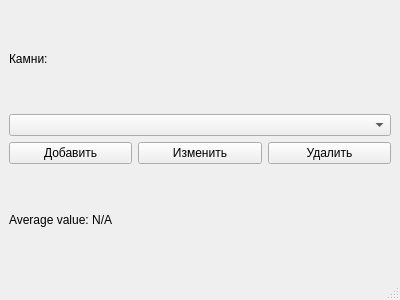
<?xml version="1.0" encoding="UTF-8"?>
<ui version="4.0">
 <class>MainWindow</class>
 <widget class="QMainWindow" name="MainWindow">
  <property name="geometry">
   <rect>
    <x>0</x>
    <y>0</y>
    <width>400</width>
    <height>300</height>
   </rect>
  </property>
  <property name="windowTitle">
   <string>КАМНИ</string>
  </property>
  <widget class="QWidget" name="centralwidget">
   <layout class="QVBoxLayout" name="verticalLayout">
    <item>
     <widget class="QLabel" name="label">
      <property name="text">
       <string>Камни:</string>
      </property>
     </widget>
    </item>
    <item>
     <widget class="QComboBox" name="objectsComboBox"/>
    </item>
    <item>
     <layout class="QHBoxLayout" name="horizontalLayout">
      <item>
       <widget class="QPushButton" name="addButton">
        <property name="text">
         <string>Добавить</string>
        </property>
       </widget>
      </item>
      <item>
       <widget class="QPushButton" name="editButton">
        <property name="text">
         <string>Изменить</string>
        </property>
       </widget>
      </item>
      <item>
       <widget class="QPushButton" name="deleteButton">
        <property name="text">
         <string>Удалить</string>
        </property>
       </widget>
      </item>
     </layout>
    </item>
    <item>
     <widget class="QLabel" name="averageLabel">
      <property name="text">
       <string>Average value: N/A</string>
      </property>
     </widget>
    </item>
   </layout>
  </widget>
  <widget class="QStatusBar" name="statusbar"/>
  <widget class="QMenuBar" name="menubar">
   <property name="geometry">
    <rect>
     <x>0</x>
     <y>0</y>
     <width>400</width>
     <height>25</height>
    </rect>
   </property>
  </widget>
 </widget>
 <resources/>
 <connections/>
</ui>
